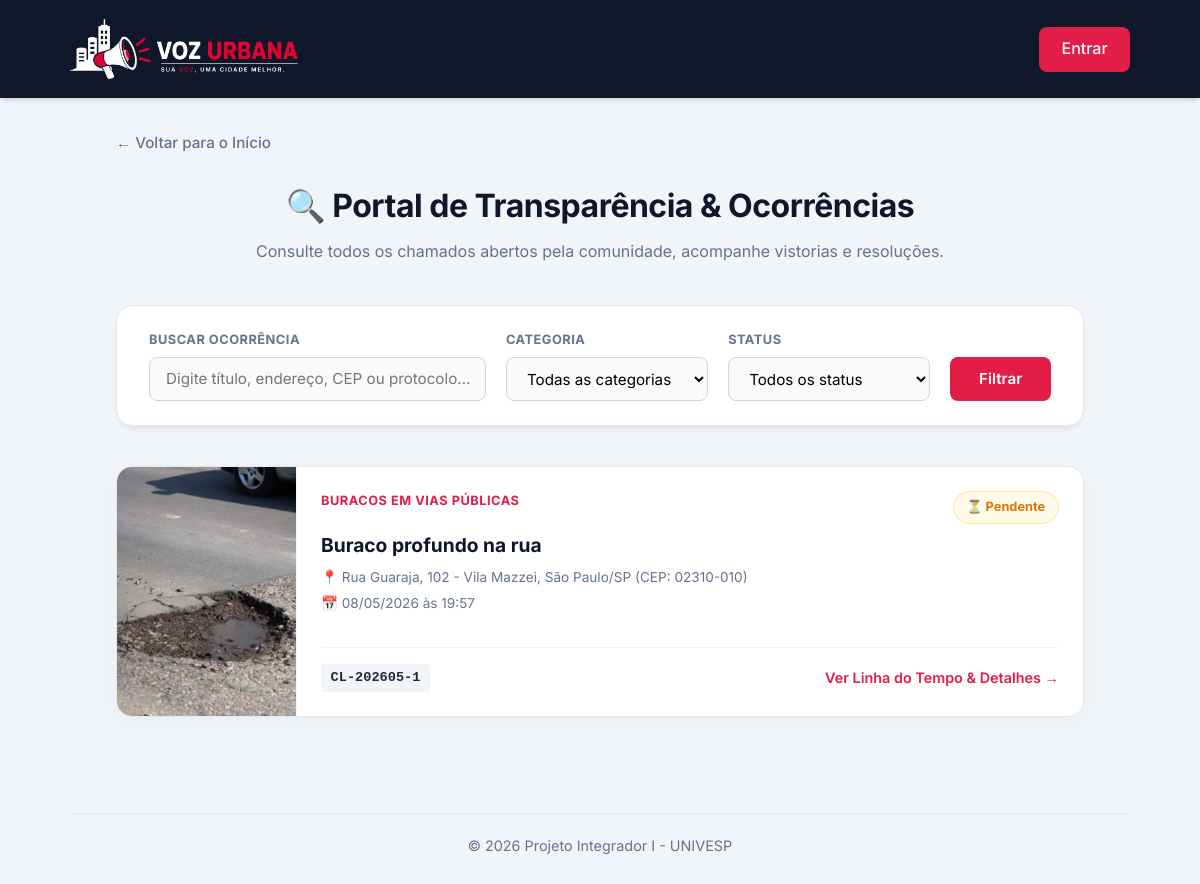
/acompanhar/, run on an earlier commit of the app's database.
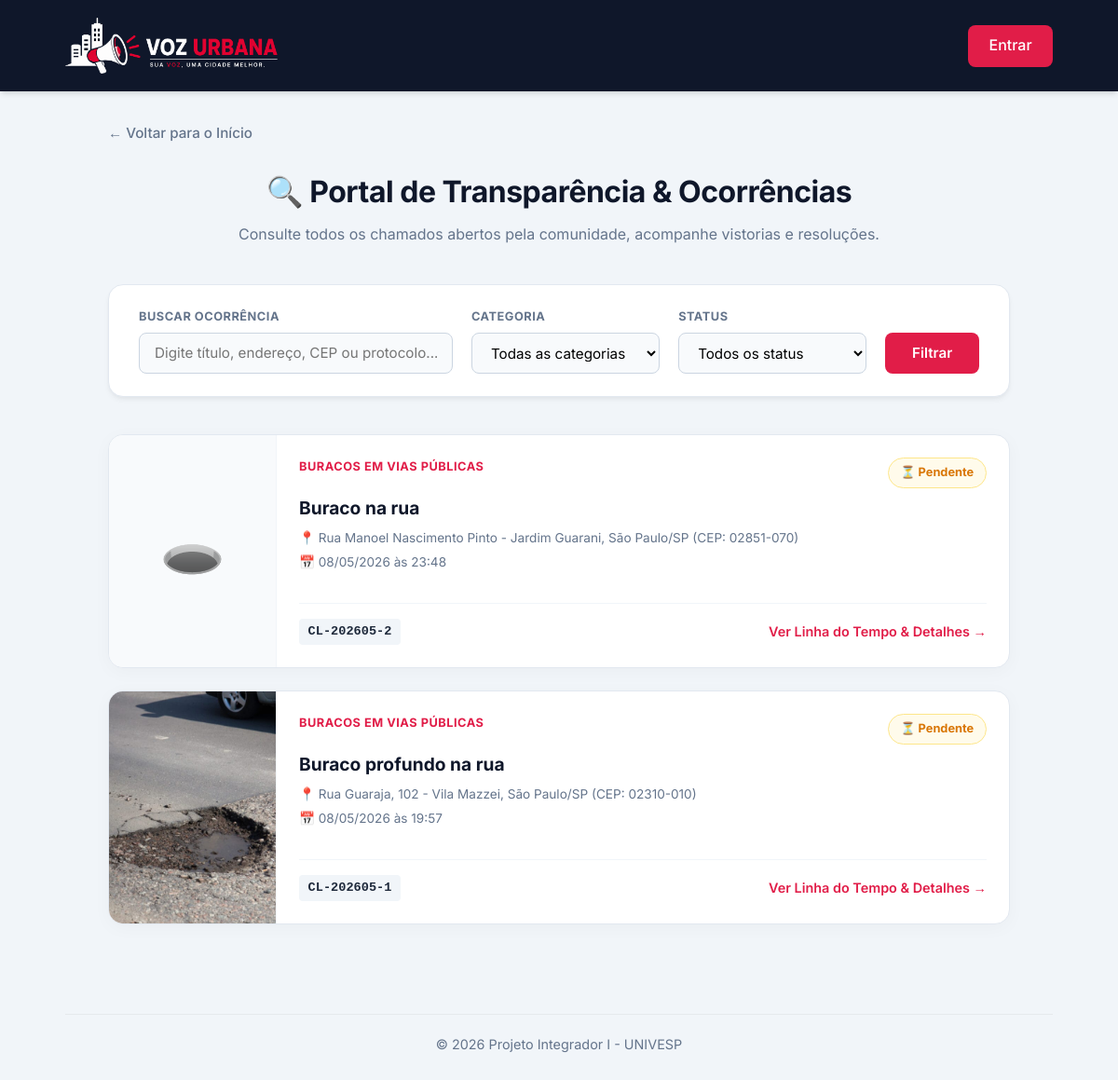
And on a later commit of the database.
### denuncias/models.py (models this page shows, shortened)
class Denuncia(models.Model):
    CATEGORIAS = [
        ('buraco', 'Buracos em vias públicas'),
        ('iluminacao', 'Falha na iluminação pública'),
        ('lixo', 'Descarte irregular de lixo / entulho'),
        ('enchente', 'Alagamento / Enchente'),
        ('outros', 'Outros problemas urbanos'),
    ]
    STATUS_CHOICES = [
        ('pendente', 'Pendente'),
        ('analise', 'Em Análise'),
        ('resolvido', 'Resolvido'),
    ]
    titulo = models.CharField(max_length=100, verbose_name="Título")
    categoria = models.CharField(max_length=50, choices=CATEGORIAS, verbose_name="Categoria")
    descricao = models.TextField(verbose_name="Descrição do Problema")
    cep = models.CharField(max_length=9, verbose_name="CEP", default="")
    endereco = models.CharField(max_length=255, verbose_name="Endereço", default="")
    numero = models.CharField(max_length=20, verbose_name="Número", default="", blank=True)
    bairro = models.CharField(max_length=100, verbose_name="Bairro", default="")
    cidade = models.CharField(max_length=100, verbose_name="Cidade", default="")
    estado = models.CharField(max_length=2, verbose_name="Estado", default="")
    localizacao = models.CharField(max_length=255, verbose_name="Endereço / Localização", blank=True)
    foto = models.ImageField(upload_to='denuncias/', null=True, blank=True, verbose_name="Fotografia de Evidência")
    anonimo = models.BooleanField(default=False, verbose_name="Denunciar de forma anônima")
    status = models.CharField(max_length=20, choices=STATUS_CHOICES, default='pendente', verbose_name="Status")
    resposta_gestor = models.TextField(null=True, blank=True, verbose_name="Resposta da Administração")
    criado_em = models.DateTimeField(auto_now_add=True, verbose_name="Criado em")
    atualizado_em = models.DateTimeField(auto_now=True, verbose_name="Atualizado em")
    class Meta:
        ordering = ['-criado_em']
        verbose_name = "Denúncia"
        verbose_name_plural = "Denúncias"

### denuncias/views.py (the view, shortened to what this page needs)
# urls.py: path('acompanhar/', views.acompanhar_chamado, name='acompanhar_chamado'),
def acompanhar_chamado(request):
    busca = request.GET.get('busca', '').strip()
    categoria = request.GET.get('categoria', '').strip()
    status = request.GET.get('status', '').strip()
    denuncias = Denuncia.objects.all()
    if categoria:
        denuncias = denuncias.filter(categoria=categoria)
    if status:
        denuncias = denuncias.filter(status=status)
    context = {
        'denuncias': denuncias,
        'busca': busca,
        'categoria_selecionada': categoria,
        'status_selecionada': status,
        'categorias': Denuncia.CATEGORIAS,
        'statuses': Denuncia.STATUS_CHOICES,
    }
    return render(request, 'denuncias/acompanhar.html', context)

### templates/denuncias/acompanhar.html (shortened to what the changed rows need)
{% extends 'base.html' %}
{% block content %}
<div class="portal-container">
    <div class="portal-header">
        <h2>🔍 Portal de Transparência & Ocorrências</h2>
    </div>
    {% if denuncias %}
        <div class="occurrences-grid">
            {% for de in denuncias %}
                <div class="occurrence-card">
                    <div class="card-thumbnail-box">
                        {% if de.foto %}
                            <img src="{{ de.foto.url }}" alt="Evidência" class="card-thumbnail">
                        {% else %}
                            <span class="card-placeholder-icon">
                                {% if de.categoria == 'buraco' %}🕳️
                                {% elif de.categoria == 'iluminacao' %}💡
                                {% elif de.categoria == 'lixo' %}🗑️
                                {% elif de.categoria == 'enchente' %}🌊
                                {% else %}🌐{% endif %}
                            </span>
                        {% endif %}
                    </div>
                    <div class="card-body">
                        <div>
                            <div class="card-top-row">
                                <span class="occurrence-category">{{ de.get_categoria_display }}</span>
                                <span class="occurrence-status-badge badge-{{ de.status }}">
                                    {% if de.status == 'pendente' %}⏳
                                    {% elif de.status == 'analise' %}🛠️
                                    {% else %}✅{% endif %}
                                    {{ de.get_status_display }}
                                </span>
                            </div>
                            <h3 class="occurrence-title">{{ de.titulo }}</h3>
                            <div class="occurrence-meta">
                                <span class="meta-item">📍 {{ de.localizacao }}</span>
                                <span class="meta-item">📅 {{ de.criado_em|date:"d/m/Y \à\s H:i" }}</span>
                            </div>
                        </div>
                        <div class="card-footer-row">
                            <span class="protocol-label">CL-{{ de.criado_em|date:"Y" }}{{ de.criado_em|date:"m" }}-{{ de.pk }}</span>
                            <a href="{% url 'detalhe_chamado' de.pk %}" class="btn-details">
                                Ver Linha do Tempo & Detalhes &rarr;
                            </a>
                        </div>
                    </div>
                </div>
            {% endfor %}
        </div>
    {% endif %}
</div>
{% endblock %}

What changed in the data, as far as the page shows it:
added Denuncia: categoria "BURACOS EM VIAS PÚBLICAS", status "Pendente", titulo "Buraco na rua", localizacao "Rua Manoel Nascimento Pinto - Jardim Guarani, São Paulo/SP (CEP: 02851-070)", criado_em "08/05/2026 às 23:48", criado_em "2026", criado_em "05", pk "2"
